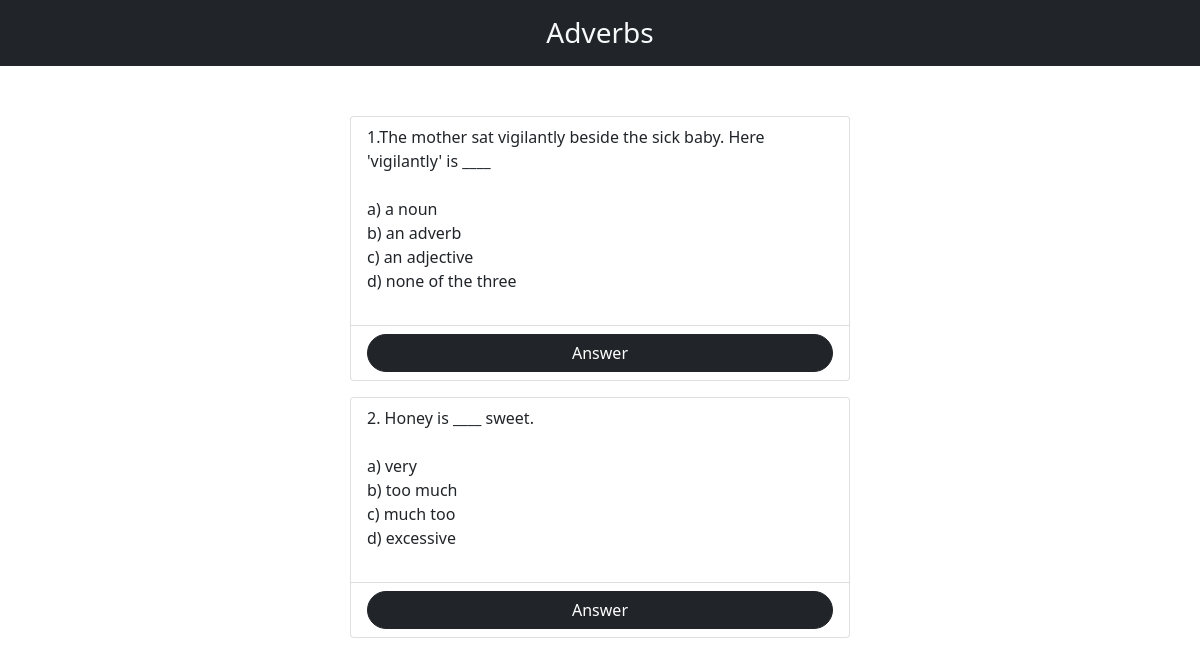
The page /grammatical_test/adverbs/adverbs.php on the database its author committed.
### tables this page shows
CREATE TABLE `adverbs` (
  `id` int(11) NOT NULL,
  `question` varchar(255) NOT NULL,
  `answer` varchar(255) NOT NULL
);

### classes/Libs/Database/MySQL.php (called while the page is built, shortened)
<?php
class MySQL {
    private $dbhost;
    private $dbname;
    private $dbuser;
    private $dbpass;
    public function __construct(
        $dbhost = "localhost",
        $dbname = "se",
        $dbuser = "root",
        $dbpass = "",
    )
    {
        $this->dbhost = $dbhost;
        $this->dbname = $dbname;
        $this->dbuser = $dbuser;
        $this->dbpass = $dbpass;
    }
    public function connect()
    {
        try {
            $this->db = new PDO("mysql:dbhost=$this->dbhost;dbname=$this->dbname", $this->dbuser, $this->dbpass, [
                PDO::ATTR_ERRMODE => PDO::ERRMODE_EXCEPTION,
                PDO::ATTR_DEFAULT_FETCH_MODE => PDO::FETCH_OBJ,
            ]);
            return $this->db;
        } catch (PDOException $e) {
            return $e->getMessage();
        }
    }
}

### classes/Libs/Database/AdverbsTable.php (called while the page is built, shortened)
<?php
class AdverbsTable {
    private $db = null;
    public function __construct(MySQL $db)
    {
        $this->db = $db->connect();
    }
    public function getAll()
    {
        try {
            $statement = $this->db->query("SELECT * FROM adverbs");
            return $statement->fetchAll();
        } catch (PDOException $e) {
            return $e->getMessage();
        }
    }
}

### grammatical_test/adverbs/adverbs.php (the view, shortened to what this page needs)
<?php
$table = new AdverbsTable(new MySQL());
$adverbs = $table->getAll();
?>
<!DOCTYPE html>
<html lang="en">
<head>
    <link rel="stylesheet" href="../../css/bootstrap.min.css">
</head>
<body class="">
    <header class="bg-dark text-light h3 py-3 sticky-top text-center">Adverbs</header>
    <div class="wrap">
        <?php foreach($adverbs as $a): ?>
            <ul class="list-group mb-3">
                <li class="list-group-item"><?= $a->question ?></li>
                <li class="list-group-item text-danger">
                    <a class="btn btn-dark w-100 rounded-pill" data-bs-toggle="collapse" href="#a<?= $a->id ?>">Answer</a>
                </li>
            </ul>
        <?php endforeach ?>
    </div>
</body>
</html>

### grammatical_test/adverbs/adverbs.php (style rules this page uses)
.wrap { width: 100%; max-width: 500px; margin: 50px auto; }

### rows shown on the page
adverbs: question "1.The mother sat vigilantly beside the sick baby. Here 'vigilantly' is ____ a) a noun b) an adverb c) an adjective d) none of the three"
adverbs: question "2. Honey is ____ sweet. a) very b) too much c) much too d) excessive"
